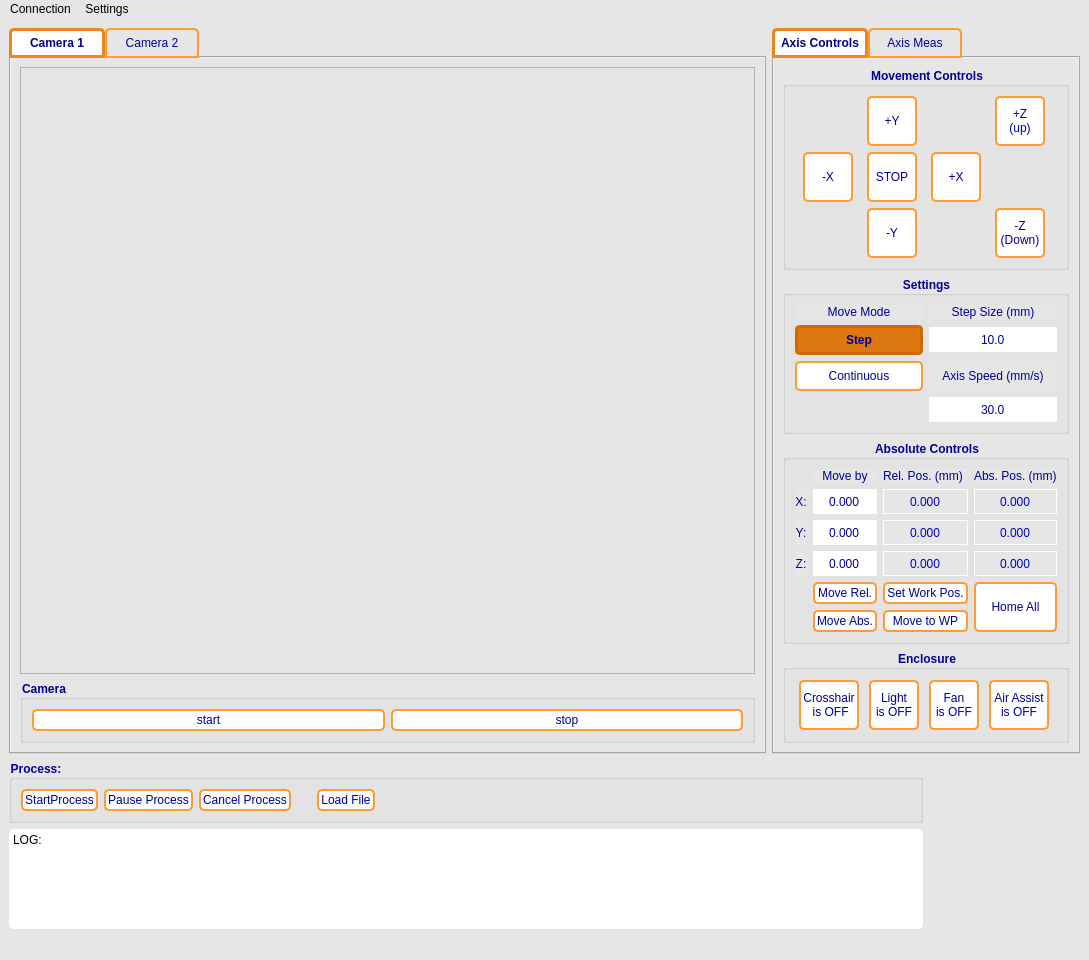
<?xml version="1.0" encoding="UTF-8"?>
<ui version="4.0">
 <class>MainWindow</class>
 <widget class="QMainWindow" name="MainWindow">
  <property name="enabled">
   <bool>true</bool>
  </property>
  <property name="geometry">
   <rect>
    <x>0</x>
    <y>0</y>
    <width>1089</width>
    <height>926</height>
   </rect>
  </property>
  <property name="windowTitle">
   <string>Maschine Controller</string>
  </property>
  <property name="layoutDirection">
   <enum>Qt::LeftToRight</enum>
  </property>
  <property name="styleSheet">
   <string notr="true">QWidget{
background-color: rgb(230,230,230);

}

QPushButton {
	background-color: rgb(255,255,255);  /* Background color */
    color: rgb(0, 0, 150);  /* Text color */
    border: 2px solid rgb(255,155, 50);  /* Border color */
    border-radius: 5px;  /* Rounded edges */
	padding: 2px;
}

QPushButton:hover {
    background-color: rgb(245, 245, 255);  /* Background color when hovered */
	color: rgb(0, 0, 200);
    border-color:rgb(225, 105, 0);  /* Border color when hovered */
}

QPushButton:pressed {
   background-color: rgb(200,200, 210);  /* Background color when pressed */
	border: 3px solid rgb(205, 85, 0);
}
QPushButton:clicked {
   background-color: rgb(200, 200, 210);  /* Background color when pressed */
	border:  rgb(205, 85, 0);
}

QPushButton:checked {
    background-color: rgb(220,120, 15);
	border: 3px solid rgb(205, 105, 0);
	font-weight: bold;  /* Bold text */
}

QPushButton:disabled {
    background-color: rgb(220,220, 220);
	border: 3px solid rgb(205, 105, 0);
	font-weight: bold;  /* Bold text */
}

QDoubleSpinBox:enabled{
background-color: rgb(255,255,255);
color: rgb(0, 0, 150);  /* Text color */
border: 1px solid rgb(255,255,255);  /* Border color */
border-radius: 1px;  /* Rounded edges */
padding : 2px;
}
QDoubleSpinBox:disabled{
color: rgb(0, 0, 200);  /* Text color */
border: 1px solid rgb(255,255,255);  /* Border color */
border-radius: 1px;  /* Rounded edges */
padding : 2px;
}

QSpinBox:enabled{
background-color: rgb(255,255,255);
color: rgb(0, 0, 150);  /* Text color */
border: 1px solid rgb(255,255,255);  /* Border color */
border-radius: 1px;  /* Rounded edges */
padding : 2px;
}
QSpinBox:disabled{
color: rgb(0, 0, 200);  /* Text color */
border: 1px solid rgb(255,255,255);  /* Border color */
border-radius: 1px;  /* Rounded edges */
padding : 2px;
}

QGroupBox{
color: rgb(0, 0, 150);  /* Text color */
font-weight: bold;  /* Bold text */
}

QLabel{
color: rgb(0, 0, 150);  /* Text color */
}

QPlainTextEdit{
background-color: rgb(255,255,255);
border-radius: 5px;  /* Rounded edges */
}

QLineEdit{
background-color: rgb(255,255,255);
color: rgb(0, 0, 150);  /* Text color */
border: 3px solid rgb(255,155,50);  /* Border color */
border-radius: 5px;  /* Rounded edges */
padding : 2px;
}

QComboBox{
background-color: rgb(255,255,255);
color: rgb(0, 0, 150);  /* Text color */
border: 3px solid rgb(255,155,50);  /* Border color */
border-radius: 5px;  /* Rounded edges */
padding : 2px;
}

QTabBar::tab {
    color: rgb(0, 0, 150); 
    border: 2px solid rgb(255,155,50);
    padding: 5px;
    border-top-left-radius: 5px;
    border-top-right-radius: 5px;
	min-width:80px;
}

QTabBar::tab:selected {
    color:rgb(0, 0, 150); 
    background-color: rgb(255, 255, 255); ;
    font-weight: bold;
	border: 3px solid rgb(235, 135, 30);
}

QTabBar::tab:hover {
    color: rgb(0, 0, 200); /* Slightly lighter orange */
	background-color: rgb(245, 245, 255); ;
}</string>
  </property>
  <property name="animated">
   <bool>true</bool>
  </property>
  <widget class="QWidget" name="centralwidget">
   <property name="styleSheet">
    <string notr="true"/>
   </property>
   <layout class="QGridLayout" name="gridLayout" rowstretch="1,0,0" columnstretch="1,0,0">
    <item row="1" column="0" colspan="2">
     <widget class="QGroupBox" name="process_groupBox">
      <property name="title">
       <string>Process:</string>
      </property>
      <layout class="QGridLayout" name="gridLayout_2">
       <item row="0" column="0">
        <widget class="QPushButton" name="startProcess_button">
         <property name="text">
          <string>StartProcess</string>
         </property>
        </widget>
       </item>
       <item row="0" column="4">
        <widget class="QPushButton" name="loadFile_button">
         <property name="text">
          <string>Load File</string>
         </property>
        </widget>
       </item>
       <item row="0" column="1">
        <widget class="QPushButton" name="togglePauseProcess_button">
         <property name="text">
          <string>Pause Process</string>
         </property>
         <property name="checkable">
          <bool>true</bool>
         </property>
        </widget>
       </item>
       <item row="0" column="2">
        <widget class="QPushButton" name="cancelProcess_button">
         <property name="text">
          <string>Cancel Process</string>
         </property>
        </widget>
       </item>
       <item row="0" column="5">
        <spacer name="horizontalSpacer">
         <property name="orientation">
          <enum>Qt::Horizontal</enum>
         </property>
         <property name="sizeHint" stdset="0">
          <size>
           <width>40</width>
           <height>20</height>
          </size>
         </property>
        </spacer>
       </item>
       <item row="0" column="3">
        <spacer name="verticalSpacer">
         <property name="orientation">
          <enum>Qt::Vertical</enum>
         </property>
         <property name="sizeHint" stdset="0">
          <size>
           <width>20</width>
           <height>40</height>
          </size>
         </property>
        </spacer>
       </item>
      </layout>
     </widget>
    </item>
    <item row="2" column="0" colspan="2">
     <widget class="QPlainTextEdit" name="log_textEdit">
      <property name="enabled">
       <bool>true</bool>
      </property>
      <property name="sizePolicy">
       <sizepolicy hsizetype="Minimum" vsizetype="Minimum">
        <horstretch>0</horstretch>
        <verstretch>0</verstretch>
       </sizepolicy>
      </property>
      <property name="minimumSize">
       <size>
        <width>20</width>
        <height>100</height>
       </size>
      </property>
      <property name="maximumSize">
       <size>
        <width>16777215</width>
        <height>100</height>
       </size>
      </property>
      <property name="styleSheet">
       <string notr="true">QScrollBar:vertical {
    border: 1px solid #ccc;
    background: rgb(255,255,255);
    width: 15px;
    margin: 0px 0px 0px 0px;
}

QScrollBar::handle:vertical {
    background: rgb(125,125,125);
    min-height: 20px;
    border-radius: 5px;
}

QScrollBar::add-line:vertical {
    background:  rgb(255,255,255);
    height: 0px;
    subcontrol-position: bottom;
    subcontrol-origin: margin;
}

QScrollBar::sub-line:vertical {
    background: rgb(255,255,255);
    height: 0px;
    subcontrol-position: top;
    subcontrol-origin: margin;
}

QScrollBar::up-arrow:vertical, QScrollBar::down-arrow:vertical {
    border: 0px solid rgb(255,255,255);
    width: 0px;
    height: 0px;
    background: grey;
}

QScrollBar::add-page:vertical, QScrollBar::sub-page:vertical {
    background: none;
}</string>
      </property>
      <property name="readOnly">
       <bool>true</bool>
      </property>
      <property name="plainText">
       <string>LOG:
</string>
      </property>
     </widget>
    </item>
    <item row="0" column="0">
     <widget class="QTabWidget" name="Cameras_tabWidget">
      <property name="currentIndex">
       <number>0</number>
      </property>
      <widget class="QWidget" name="Cam1_tab">
       <attribute name="title">
        <string>Camera 1</string>
       </attribute>
       <layout class="QGridLayout" name="gridLayout_7">
        <item row="2" column="0">
         <widget class="QGroupBox" name="groupBox_7">
          <property name="title">
           <string>Camera</string>
          </property>
          <layout class="QGridLayout" name="gridLayout_8">
           <property name="sizeConstraint">
            <enum>QLayout::SetDefaultConstraint</enum>
           </property>
           <item row="0" column="0">
            <widget class="QPushButton" name="OCam_start_button">
             <property name="text">
              <string>start</string>
             </property>
            </widget>
           </item>
           <item row="0" column="1">
            <widget class="QPushButton" name="OCam_stop_button">
             <property name="text">
              <string>stop</string>
             </property>
            </widget>
           </item>
          </layout>
         </widget>
        </item>
        <item row="1" column="0">
         <widget class="QGraphicsView" name="OCam_View">
          <property name="sizePolicy">
           <sizepolicy hsizetype="Expanding" vsizetype="Expanding">
            <horstretch>100</horstretch>
            <verstretch>100</verstretch>
           </sizepolicy>
          </property>
          <property name="mouseTracking">
           <bool>false</bool>
          </property>
         </widget>
        </item>
       </layout>
      </widget>
      <widget class="QWidget" name="Cam2_tab">
       <attribute name="title">
        <string>Camera 2</string>
       </attribute>
      </widget>
     </widget>
    </item>
    <item row="0" column="1" colspan="2">
     <widget class="QTabWidget" name="Controls_tabWidget">
      <property name="tabPosition">
       <enum>QTabWidget::North</enum>
      </property>
      <property name="tabShape">
       <enum>QTabWidget::Rounded</enum>
      </property>
      <property name="currentIndex">
       <number>0</number>
      </property>
      <property name="iconSize">
       <size>
        <width>16</width>
        <height>16</height>
       </size>
      </property>
      <property name="elideMode">
       <enum>Qt::ElideNone</enum>
      </property>
      <property name="usesScrollButtons">
       <bool>true</bool>
      </property>
      <property name="tabsClosable">
       <bool>false</bool>
      </property>
      <widget class="QWidget" name="AxisControl_tab">
       <property name="sizePolicy">
        <sizepolicy hsizetype="Expanding" vsizetype="Expanding">
         <horstretch>0</horstretch>
         <verstretch>0</verstretch>
        </sizepolicy>
       </property>
       <attribute name="title">
        <string>Axis Controls</string>
       </attribute>
       <layout class="QGridLayout" name="gridLayout_9">
        <item row="2" column="0">
         <widget class="QGroupBox" name="absolute_movement_controls_groupBox">
          <property name="title">
           <string>Absolute Controls</string>
          </property>
          <property name="alignment">
           <set>Qt::AlignCenter</set>
          </property>
          <layout class="QGridLayout" name="gridLayout_5">
           <item row="4" column="4" rowspan="2">
            <widget class="QPushButton" name="home_axis_button">
             <property name="maximumSize">
              <size>
               <width>12000</width>
               <height>50</height>
              </size>
             </property>
             <property name="baseSize">
              <size>
               <width>50</width>
               <height>50</height>
              </size>
             </property>
             <property name="text">
              <string>Home All</string>
             </property>
            </widget>
           </item>
           <item row="3" column="4">
            <widget class="QDoubleSpinBox" name="abs_z_box">
             <property name="enabled">
              <bool>false</bool>
             </property>
             <property name="minimumSize">
              <size>
               <width>0</width>
               <height>25</height>
              </size>
             </property>
             <property name="alignment">
              <set>Qt::AlignCenter</set>
             </property>
             <property name="buttonSymbols">
              <enum>QAbstractSpinBox::NoButtons</enum>
             </property>
             <property name="decimals">
              <number>3</number>
             </property>
             <property name="minimum">
              <double>-500.000000000000000</double>
             </property>
             <property name="maximum">
              <double>500.000000000000000</double>
             </property>
            </widget>
           </item>
           <item row="1" column="2">
            <widget class="QDoubleSpinBox" name="rel_x_box">
             <property name="enabled">
              <bool>false</bool>
             </property>
             <property name="minimumSize">
              <size>
               <width>0</width>
               <height>25</height>
              </size>
             </property>
             <property name="alignment">
              <set>Qt::AlignCenter</set>
             </property>
             <property name="buttonSymbols">
              <enum>QAbstractSpinBox::NoButtons</enum>
             </property>
             <property name="decimals">
              <number>3</number>
             </property>
             <property name="minimum">
              <double>-500.000000000000000</double>
             </property>
             <property name="maximum">
              <double>500.000000000000000</double>
             </property>
            </widget>
           </item>
           <item row="0" column="1">
            <widget class="QLabel" name="label_9">
             <property name="text">
              <string>Move by</string>
             </property>
             <property name="alignment">
              <set>Qt::AlignCenter</set>
             </property>
            </widget>
           </item>
           <item row="2" column="4">
            <widget class="QDoubleSpinBox" name="abs_y_box">
             <property name="enabled">
              <bool>false</bool>
             </property>
             <property name="minimumSize">
              <size>
               <width>0</width>
               <height>25</height>
              </size>
             </property>
             <property name="alignment">
              <set>Qt::AlignCenter</set>
             </property>
             <property name="buttonSymbols">
              <enum>QAbstractSpinBox::NoButtons</enum>
             </property>
             <property name="decimals">
              <number>3</number>
             </property>
             <property name="minimum">
              <double>-500.000000000000000</double>
             </property>
             <property name="maximum">
              <double>500.000000000000000</double>
             </property>
            </widget>
           </item>
           <item row="1" column="4">
            <widget class="QDoubleSpinBox" name="abs_x_box">
             <property name="enabled">
              <bool>false</bool>
             </property>
             <property name="minimumSize">
              <size>
               <width>0</width>
               <height>25</height>
              </size>
             </property>
             <property name="alignment">
              <set>Qt::AlignCenter</set>
             </property>
             <property name="buttonSymbols">
              <enum>QAbstractSpinBox::NoButtons</enum>
             </property>
             <property name="decimals">
              <number>3</number>
             </property>
             <property name="minimum">
              <double>-500.000000000000000</double>
             </property>
             <property name="maximum">
              <double>500.000000000000000</double>
             </property>
            </widget>
           </item>
           <item row="2" column="0">
            <widget class="QLabel" name="label_5">
             <property name="text">
              <string>Y:</string>
             </property>
             <property name="alignment">
              <set>Qt::AlignCenter</set>
             </property>
            </widget>
           </item>
           <item row="4" column="1">
            <widget class="QPushButton" name="move_rel_button">
             <property name="text">
              <string>Move Rel.</string>
             </property>
            </widget>
           </item>
           <item row="3" column="0">
            <widget class="QLabel" name="label_6">
             <property name="text">
              <string>Z:</string>
             </property>
             <property name="alignment">
              <set>Qt::AlignCenter</set>
             </property>
            </widget>
           </item>
           <item row="3" column="2">
            <widget class="QDoubleSpinBox" name="rel_z_box">
             <property name="enabled">
              <bool>false</bool>
             </property>
             <property name="minimumSize">
              <size>
               <width>0</width>
               <height>25</height>
              </size>
             </property>
             <property name="styleSheet">
              <string notr="true"/>
             </property>
             <property name="alignment">
              <set>Qt::AlignCenter</set>
             </property>
             <property name="buttonSymbols">
              <enum>QAbstractSpinBox::NoButtons</enum>
             </property>
             <property name="decimals">
              <number>3</number>
             </property>
             <property name="minimum">
              <double>-500.000000000000000</double>
             </property>
             <property name="maximum">
              <double>500.000000000000000</double>
             </property>
            </widget>
           </item>
           <item row="1" column="1">
            <widget class="QDoubleSpinBox" name="move_by_x_box">
             <property name="minimumSize">
              <size>
               <width>0</width>
               <height>25</height>
              </size>
             </property>
             <property name="alignment">
              <set>Qt::AlignCenter</set>
             </property>
             <property name="buttonSymbols">
              <enum>QAbstractSpinBox::NoButtons</enum>
             </property>
             <property name="decimals">
              <number>3</number>
             </property>
             <property name="minimum">
              <double>-500.000000000000000</double>
             </property>
             <property name="maximum">
              <double>500.000000000000000</double>
             </property>
            </widget>
           </item>
           <item row="3" column="1">
            <widget class="QDoubleSpinBox" name="move_by_z_box">
             <property name="minimumSize">
              <size>
               <width>0</width>
               <height>25</height>
              </size>
             </property>
             <property name="alignment">
              <set>Qt::AlignCenter</set>
             </property>
             <property name="buttonSymbols">
              <enum>QAbstractSpinBox::NoButtons</enum>
             </property>
             <property name="decimals">
              <number>3</number>
             </property>
             <property name="minimum">
              <double>-500.000000000000000</double>
             </property>
             <property name="maximum">
              <double>500.000000000000000</double>
             </property>
            </widget>
           </item>
           <item row="2" column="1">
            <widget class="QDoubleSpinBox" name="move_by_y_box">
             <property name="minimumSize">
              <size>
               <width>0</width>
               <height>25</height>
              </size>
             </property>
             <property name="alignment">
              <set>Qt::AlignCenter</set>
             </property>
             <property name="buttonSymbols">
              <enum>QAbstractSpinBox::NoButtons</enum>
             </property>
             <property name="decimals">
              <number>3</number>
             </property>
             <property name="minimum">
              <double>-500.000000000000000</double>
             </property>
             <property name="maximum">
              <double>500.000000000000000</double>
             </property>
            </widget>
           </item>
           <item row="5" column="1">
            <widget class="QPushButton" name="move_abs_button">
             <property name="text">
              <string>Move Abs.</string>
             </property>
            </widget>
           </item>
           <item row="2" column="2">
            <widget class="QDoubleSpinBox" name="rel_y_box">
             <property name="enabled">
              <bool>false</bool>
             </property>
             <property name="minimumSize">
              <size>
               <width>0</width>
               <height>25</height>
              </size>
             </property>
             <property name="alignment">
              <set>Qt::AlignCenter</set>
             </property>
             <property name="buttonSymbols">
              <enum>QAbstractSpinBox::NoButtons</enum>
             </property>
             <property name="decimals">
              <number>3</number>
             </property>
             <property name="minimum">
              <double>-500.000000000000000</double>
             </property>
             <property name="maximum">
              <double>500.000000000000000</double>
             </property>
            </widget>
           </item>
           <item row="0" column="2">
            <widget class="QLabel" name="label_8">
             <property name="text">
              <string>Rel. Pos. (mm)</string>
             </property>
            </widget>
           </item>
           <item row="1" column="0">
            <widget class="QLabel" name="label_4">
             <property name="text">
              <string>X:</string>
             </property>
             <property name="alignment">
              <set>Qt::AlignCenter</set>
             </property>
            </widget>
           </item>
           <item row="4" column="2">
            <widget class="QPushButton" name="set_wp_button">
             <property name="text">
              <string>Set Work Pos.</string>
             </property>
            </widget>
           </item>
           <item row="0" column="4">
            <widget class="QLabel" name="label_7">
             <property name="text">
              <string>Abs. Pos. (mm)</string>
             </property>
            </widget>
           </item>
           <item row="5" column="2">
            <widget class="QPushButton" name="move_to_wp_button">
             <property name="text">
              <string>Move to WP</string>
             </property>
            </widget>
           </item>
          </layout>
         </widget>
        </item>
        <item row="1" column="0">
         <widget class="QGroupBox" name="AxisSettings_groupBox">
          <property name="title">
           <string>Settings</string>
          </property>
          <property name="alignment">
           <set>Qt::AlignCenter</set>
          </property>
          <layout class="QGridLayout" name="gridLayout_3">
           <property name="topMargin">
            <number>9</number>
           </property>
           <property name="bottomMargin">
            <number>9</number>
           </property>
           <property name="verticalSpacing">
            <number>6</number>
           </property>
           <item row="0" column="1">
            <widget class="QLabel" name="label_2">
             <property name="text">
              <string>Step Size (mm)</string>
             </property>
             <property name="alignment">
              <set>Qt::AlignCenter</set>
             </property>
            </widget>
           </item>
           <item row="3" column="1">
            <widget class="QDoubleSpinBox" name="axis_speed_box">
             <property name="minimumSize">
              <size>
               <width>0</width>
               <height>25</height>
              </size>
             </property>
             <property name="alignment">
              <set>Qt::AlignCenter</set>
             </property>
             <property name="buttonSymbols">
              <enum>QAbstractSpinBox::NoButtons</enum>
             </property>
             <property name="decimals">
              <number>1</number>
             </property>
             <property name="maximum">
              <double>200.000000000000000</double>
             </property>
             <property name="value">
              <double>30.000000000000000</double>
             </property>
            </widget>
           </item>
           <item row="0" column="0">
            <widget class="QLabel" name="label">
             <property name="text">
              <string>Move Mode</string>
             </property>
             <property name="textFormat">
              <enum>Qt::AutoText</enum>
             </property>
             <property name="alignment">
              <set>Qt::AlignCenter</set>
             </property>
             <property name="margin">
              <number>5</number>
             </property>
            </widget>
           </item>
           <item row="1" column="1">
            <widget class="QDoubleSpinBox" name="axis_step_size_box">
             <property name="minimumSize">
              <size>
               <width>0</width>
               <height>25</height>
              </size>
             </property>
             <property name="alignment">
              <set>Qt::AlignCenter</set>
             </property>
             <property name="buttonSymbols">
              <enum>QAbstractSpinBox::NoButtons</enum>
             </property>
             <property name="keyboardTracking">
              <bool>true</bool>
             </property>
             <property name="decimals">
              <number>1</number>
             </property>
             <property name="maximum">
              <double>400.000000000000000</double>
             </property>
             <property name="value">
              <double>10.000000000000000</double>
             </property>
            </widget>
           </item>
           <item row="1" column="0">
            <widget class="QPushButton" name="axis_step_mode_button">
             <property name="minimumSize">
              <size>
               <width>0</width>
               <height>30</height>
              </size>
             </property>
             <property name="styleSheet">
              <string notr="true"/>
             </property>
             <property name="text">
              <string>Step</string>
             </property>
             <property name="checkable">
              <bool>true</bool>
             </property>
             <property name="checked">
              <bool>true</bool>
             </property>
            </widget>
           </item>
           <item row="2" column="1">
            <widget class="QLabel" name="label_3">
             <property name="text">
              <string>Axis Speed (mm/s)</string>
             </property>
             <property name="alignment">
              <set>Qt::AlignCenter</set>
             </property>
            </widget>
           </item>
           <item row="2" column="0">
            <widget class="QPushButton" name="axis_continuous_mode_button">
             <property name="minimumSize">
              <size>
               <width>0</width>
               <height>30</height>
              </size>
             </property>
             <property name="styleSheet">
              <string notr="true"/>
             </property>
             <property name="text">
              <string>Continuous</string>
             </property>
             <property name="checkable">
              <bool>true</bool>
             </property>
            </widget>
           </item>
          </layout>
         </widget>
        </item>
        <item row="5" column="0">
         <widget class="QGroupBox" name="groupBox_6">
          <property name="title">
           <string>Enclosure</string>
          </property>
          <property name="alignment">
           <set>Qt::AlignCenter</set>
          </property>
          <layout class="QGridLayout" name="gridLayout_6">
           <item row="0" column="2">
            <widget class="QPushButton" name="enclosure_fan_button">
             <property name="minimumSize">
              <size>
               <width>50</width>
               <height>50</height>
              </size>
             </property>
             <property name="maximumSize">
              <size>
               <width>50</width>
               <height>50</height>
              </size>
             </property>
             <property name="baseSize">
              <size>
               <width>50</width>
               <height>50</height>
              </size>
             </property>
             <property name="text">
              <string>Fan 
is OFF</string>
             </property>
             <property name="checkable">
              <bool>true</bool>
             </property>
            </widget>
           </item>
           <item row="0" column="0">
            <widget class="QPushButton" name="laser_crosshair_button">
             <property name="enabled">
              <bool>true</bool>
             </property>
             <property name="sizePolicy">
              <sizepolicy hsizetype="Minimum" vsizetype="Fixed">
               <horstretch>0</horstretch>
               <verstretch>0</verstretch>
              </sizepolicy>
             </property>
             <property name="minimumSize">
              <size>
               <width>50</width>
               <height>50</height>
              </size>
             </property>
             <property name="maximumSize">
              <size>
               <width>60</width>
               <height>50</height>
              </size>
             </property>
             <property name="baseSize">
              <size>
               <width>50</width>
               <height>50</height>
              </size>
             </property>
             <property name="text">
              <string>Crosshair 
 is OFF</string>
             </property>
             <property name="checkable">
              <bool>true</bool>
             </property>
            </widget>
           </item>
           <item row="0" column="1">
            <widget class="QPushButton" name="enclosure_light_button">
             <property name="minimumSize">
              <size>
               <width>50</width>
               <height>50</height>
              </size>
             </property>
             <property name="maximumSize">
              <size>
               <width>50</width>
               <height>50</height>
              </size>
             </property>
             <property name="baseSize">
              <size>
               <width>50</width>
               <height>50</height>
              </size>
             </property>
             <property name="text">
              <string>Light 
is OFF</string>
             </property>
             <property name="checkable">
              <bool>true</bool>
             </property>
            </widget>
           </item>
           <item row="0" column="3">
            <widget class="QPushButton" name="air_assist_button">
             <property name="minimumSize">
              <size>
               <width>50</width>
               <height>50</height>
              </size>
             </property>
             <property name="maximumSize">
              <size>
               <width>60</width>
               <height>50</height>
              </size>
             </property>
             <property name="baseSize">
              <size>
               <width>50</width>
               <height>50</height>
              </size>
             </property>
             <property name="text">
              <string>Air Assist 
is OFF</string>
             </property>
             <property name="checkable">
              <bool>true</bool>
             </property>
            </widget>
           </item>
          </layout>
         </widget>
        </item>
        <item row="0" column="0">
         <widget class="QGroupBox" name="movement_controls_groupBox">
          <property name="enabled">
           <bool>true</bool>
          </property>
          <property name="title">
           <string>Movement Controls</string>
          </property>
          <property name="alignment">
           <set>Qt::AlignCenter</set>
          </property>
          <layout class="QGridLayout" name="gridLayout_4">
           <item row="0" column="1">
            <widget class="QPushButton" name="plus_y_button">
             <property name="enabled">
              <bool>true</bool>
             </property>
             <property name="sizePolicy">
              <sizepolicy hsizetype="Minimum" vsizetype="Minimum">
               <horstretch>0</horstretch>
               <verstretch>0</verstretch>
              </sizepolicy>
             </property>
             <property name="minimumSize">
              <size>
               <width>50</width>
               <height>50</height>
              </size>
             </property>
             <property name="maximumSize">
              <size>
               <width>0</width>
               <height>50</height>
              </size>
             </property>
             <property name="text">
              <string>+Y</string>
             </property>
            </widget>
           </item>
           <item row="2" column="1">
            <widget class="QPushButton" name="minus_y_button">
             <property name="sizePolicy">
              <sizepolicy hsizetype="Minimum" vsizetype="Minimum">
               <horstretch>0</horstretch>
               <verstretch>0</verstretch>
              </sizepolicy>
             </property>
             <property name="minimumSize">
              <size>
               <width>50</width>
               <height>50</height>
              </size>
             </property>
             <property name="maximumSize">
              <size>
               <width>0</width>
               <height>50</height>
              </size>
             </property>
             <property name="text">
              <string>-Y</string>
             </property>
            </widget>
           </item>
           <item row="1" column="1">
            <widget class="QPushButton" name="stop_axis_button">
             <property name="sizePolicy">
              <sizepolicy hsizetype="Minimum" vsizetype="Minimum">
               <horstretch>0</horstretch>
               <verstretch>0</verstretch>
              </sizepolicy>
             </property>
             <property name="minimumSize">
              <size>
               <width>50</width>
               <height>50</height>
              </size>
             </property>
             <property name="maximumSize">
              <size>
               <width>0</width>
               <height>50</height>
              </size>
             </property>
             <property name="baseSize">
              <size>
               <width>50</width>
               <height>50</height>
              </size>
             </property>
             <property name="text">
              <string>STOP</string>
             </property>
            </widget>
           </item>
           <item row="1" column="0">
            <widget class="QPushButton" name="minus_x_button">
             <property name="sizePolicy">
              <sizepolicy hsizetype="Minimum" vsizetype="Minimum">
               <horstretch>0</horstretch>
               <verstretch>0</verstretch>
              </sizepolicy>
             </property>
             <property name="minimumSize">
              <size>
               <width>50</width>
               <height>50</height>
              </size>
             </property>
             <property name="maximumSize">
              <size>
               <width>0</width>
               <height>50</height>
              </size>
             </property>
             <property name="baseSize">
              <size>
               <width>50</width>
               <height>50</height>
              </size>
             </property>
             <property name="text">
              <string>-X</string>
             </property>
            </widget>
           </item>
           <item row="0" column="3">
            <widget class="QPushButton" name="plus_z_button">
             <property name="sizePolicy">
              <sizepolicy hsizetype="Minimum" vsizetype="Fixed">
               <horstretch>0</horstretch>
               <verstretch>0</verstretch>
              </sizepolicy>
             </property>
             <property name="minimumSize">
              <size>
               <width>50</width>
               <height>50</height>
              </size>
             </property>
             <property name="maximumSize">
              <size>
               <width>50</width>
               <height>50</height>
              </size>
             </property>
             <property name="baseSize">
              <size>
               <width>50</width>
               <height>50</height>
              </size>
             </property>
             <property name="text">
              <string>+Z 
(up)</string>
             </property>
            </widget>
           </item>
           <item row="1" column="2">
            <widget class="QPushButton" name="plus_x_button">
             <property name="sizePolicy">
              <sizepolicy hsizetype="Minimum" vsizetype="Maximum">
               <horstretch>0</horstretch>
               <verstretch>0</verstretch>
              </sizepolicy>
             </property>
             <property name="minimumSize">
              <size>
               <width>50</width>
               <height>50</height>
              </size>
             </property>
             <property name="maximumSize">
              <size>
               <width>0</width>
               <height>50</height>
              </size>
             </property>
             <property name="text">
              <string>+X</string>
             </property>
            </widget>
           </item>
           <item row="2" column="3">
            <widget class="QPushButton" name="minus_z_button">
             <property name="minimumSize">
              <size>
               <width>50</width>
               <height>50</height>
              </size>
             </property>
             <property name="maximumSize">
              <size>
               <width>50</width>
               <height>50</height>
              </size>
             </property>
             <property name="baseSize">
              <size>
               <width>50</width>
               <height>50</height>
              </size>
             </property>
             <property name="text">
              <string>-Z
(Down)</string>
             </property>
            </widget>
           </item>
          </layout>
         </widget>
        </item>
       </layout>
      </widget>
      <widget class="QWidget" name="AxisMeas_tab">
       <attribute name="title">
        <string>Axis Meas</string>
       </attribute>
      </widget>
     </widget>
    </item>
   </layout>
  </widget>
  <widget class="QMenuBar" name="menubar">
   <property name="geometry">
    <rect>
     <x>0</x>
     <y>0</y>
     <width>1089</width>
     <height>21</height>
    </rect>
   </property>
   <widget class="QMenu" name="menuConnection">
    <property name="title">
     <string>Connection</string>
    </property>
    <addaction name="connect_all_action"/>
    <addaction name="disconnect_all_action"/>
    <addaction name="connection_status_action"/>
   </widget>
   <widget class="QMenu" name="menuSettings">
    <property name="title">
     <string>Settings</string>
    </property>
   </widget>
   <addaction name="menuConnection"/>
   <addaction name="menuSettings"/>
  </widget>
  <widget class="QStatusBar" name="statusbar"/>
  <action name="actionConnect_2">
   <property name="text">
    <string>Connect Artisan</string>
   </property>
  </action>
  <action name="connection_status_action">
   <property name="text">
    <string>Status</string>
   </property>
  </action>
  <action name="connect_all_action">
   <property name="text">
    <string>Connect All</string>
   </property>
  </action>
  <action name="disconnect_all_action">
   <property name="text">
    <string>Disconnect_All</string>
   </property>
  </action>
 </widget>
 <resources/>
 <connections/>
</ui>
